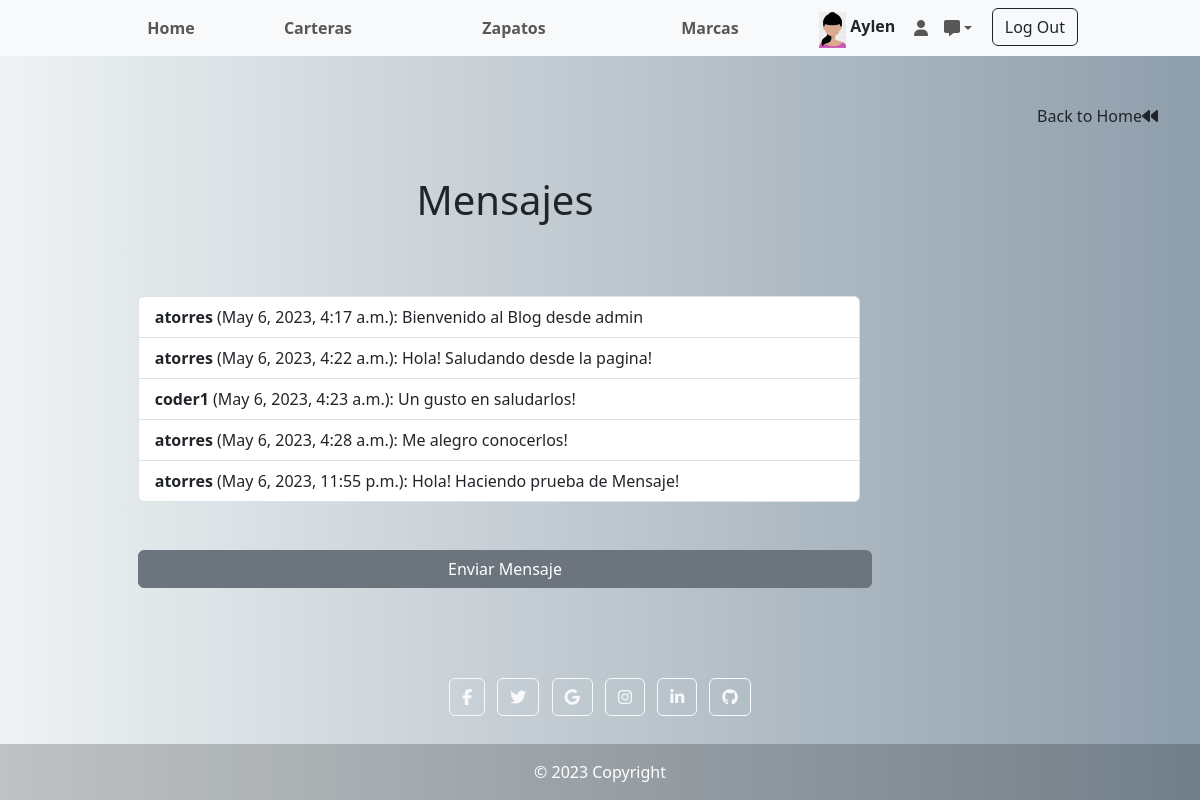
Page /tienda/ver_mensajes (signed in) on the committed database.
### tienda/models.py (models this page shows, shortened)
class DataUser(models.Model):
    user = models.OneToOneField(User,blank=False,null=True,on_delete=models.CASCADE)
    first_name = models.CharField(max_length=100)
    last_name = models.CharField(max_length=100)
    date_birth = models.DateField(blank=True,null=True)
    phone = models.CharField(max_length=100)
    adress = models.CharField(max_length=100)
    city = models.CharField(max_length=100)
    state = models.CharField(max_length=100)
    country = models.CharField(max_length=100)
    dni = models.CharField(max_length=100)
    imagen = models.ImageField(upload_to='profile_images/', null=True, blank=True)

class Mensaje(models.Model):
    autor = models.ForeignKey(User, on_delete=models.CASCADE)
    fecha = models.DateTimeField(auto_now_add=True)
    contenido = models.TextField()

### tienda/views.py (the view)
# urls.py: path('ver_mensajes', views.ver_mensajes, name='ver_mensajes'),
def ver_mensajes(request):
    mensajes = Mensaje.objects.all().order_by('fecha')
    return render(request, 'ver_mensajes.html', {'mensajes': mensajes})

### templates/ver_mensajes.html (shortened to what this page needs)
{% extends 'layout_home.html' %}
{% load static %}
{% block next_content %}
<div class="container">
    <a class="nav-link text-end" href="{% url 'home' %}">Back to Home<i class="fa-solid fa-backward"></i> </a>
    <div class="row">
        <div class="col-sm-10">
            <div class="d-flex align-items-center flex-column">
                <h1 class="mb-0 text-align-center">Mensajes</h1>
                <div class="col-lg-6 mx-auto">
                </div>
                <div class="row reflexion justify-content-around align-items-center" style="padding-top:20px;">
                    <ul class="list-group">
                        {% for mensaje in mensajes %}
                          <li class="list-group-item">
                            <b>{{ mensaje.autor}}</b> ({{ mensaje.fecha }}):
                            {{ mensaje.contenido }}
                          </li>
                        {% empty %}
                          <li class="list-group-item">No hay mensajes aun</li>
                        {% endfor %}
                      </ul>
                    <div class="col-lg-6 mx-auto">
                    </div>
                    <a class="btn btn-secondary" href="{% url 'enviar_mensaje' %}" role="button">Enviar Mensaje</a>
                </div>
            </div>
        </div>
    </div>
</div>
{% endblock %}

### templates/layout_home.html (shortened to what this page needs)
{% extends "base.html" %}
{% load static %}
{% block content %}
<nav class="navbar navbar-expand-lg bg-body-tertiary" data-bs-theme="ligth">
  <div class="container-fluid">
    <div class="collapse navbar-collapse" id="navbarNavDropdown">
      <ul class="navbar-nav w-100 justify-content-center" style="text-align:center">
        <li class="nav-item col-1 text-left">
          <a class="nav-link" href="{% url 'home' %}"><b>Home</b></a>
        </li>
        <li class="nav-item col-2 text-center">
          <a class="nav-link" href="{% url 'cartera' %}"><b> Carteras</b></a>
        </li>
        <li class="nav-item col-2 text-center">
          <a class="nav-link" href="{% url 'zapato' %}"><b> Zapatos</b></a>
        </li>
        <li class="nav-item col-2 text-center" >
          <a class="nav-link" href="{% url 'marcas' %}" ><b>Marcas</b></a>
        </li>
        <li class="nav-item col-1 text-center">
          {% if request.user.datauser.imagen %}
            <img src="{{ request.user.datauser.imagen.url }}" class="img-fluid pt-1 me-1" style="max-height: 40px;"><b>{{ request.user.datauser.first_name }}</b>
          {% else %}
            <img src="/media/profile_images/default.png" class="img-fluid pt-1 me-1" style="max-height: 40px;">
          {% endif %}
        </li>
        <li class="nav-item dropdown text-end" style="display: flex;">
          <a class="nav-link" href="{% url 'profile' %}" style="flex-grow: 1;"><b><i class="fa-solid fa-user"></i></b></a>
          <a class="nav-link dropdown-toggle " id="dropdownMenuLink" role="button" href="#" data-bs-toggle="dropdown" aria-expanded="false" style="flex-grow: 1;"><b><i class="fa-solid fa-message" ></i></b></a>
        </li>
        <li class="nav-item col-1 text-end">
          <a class="btn btn-outline-dark my-login" href="{% url 'logout' %}" >Log Out</a>
        </li>
      </ul>
    </div>
  </div>
</nav>
  {% block next_content %} {% endblock %}
  <footer class="bg-ligth text-center text-white mt-auto ">
    <div class="container p-4 pb-0">
      <section class="mb-4">
        <a class="btn btn-outline-light btn-floating m-1" href="https://www.facebook.com/aylen.torres.54" role="button"
          ><i class="fab fa-facebook-f"></i
        ></a>
        <a class="btn btn-outline-light btn-floating m-1" href="https://twitter.com/?lang=es" role="button"
          ><i class="fab fa-twitter"></i
        ></a>
        <a class="btn btn-outline-light btn-floating m-1" href="https://www.google.com/" role="button"
          ><i class="fab fa-google"></i
        ></a>
        <a class="btn btn-outline-light btn-floating m-1" href="https://www.instagram.com/aylen.torres__/" role="button"
          ><i class="fab fa-instagram"></i
        ></a>
        <a class="btn btn-outline-light btn-floating m-1" href="https://www.linkedin.com/in/aylen-torres-at/" role="button"
          ><i class="fab fa-linkedin-in"></i
        ></a>
        <a class="btn btn-outline-light btn-floating m-1" href="https://github.com/torresay" role="button"
          ><i class="fab fa-github"></i
        ></a>
      </section>
    </div>
    <div class="text-center p-3" style="background-color: rgba(0, 0, 0, 0.2);">
      © 2023 Copyright
    </div>
  </footer>
  {% endblock %}

### rows in the picture
Mensaje: autor "atorres", fecha "May 6, 2023, 4:17 a.m.", contenido "Bienvenido al Blog desde admin"
Mensaje: autor "atorres", fecha "May 6, 2023, 4:22 a.m.", contenido "Hola! Saludando desde la pagina!"
Mensaje: autor "coder1", fecha "May 6, 2023, 4:23 a.m.", contenido "Un gusto en saludarlos!"
Mensaje: autor "atorres", fecha "May 6, 2023, 4:28 a.m.", contenido "Me alegro conocerlos!"
Mensaje: autor "atorres", fecha "May 6, 2023, 11:55 p.m.", contenido "Hola! Haciendo prueba de Mensaje!"

### other values in the picture
{{ request.user.datauser.first_name }} "Aylen"
